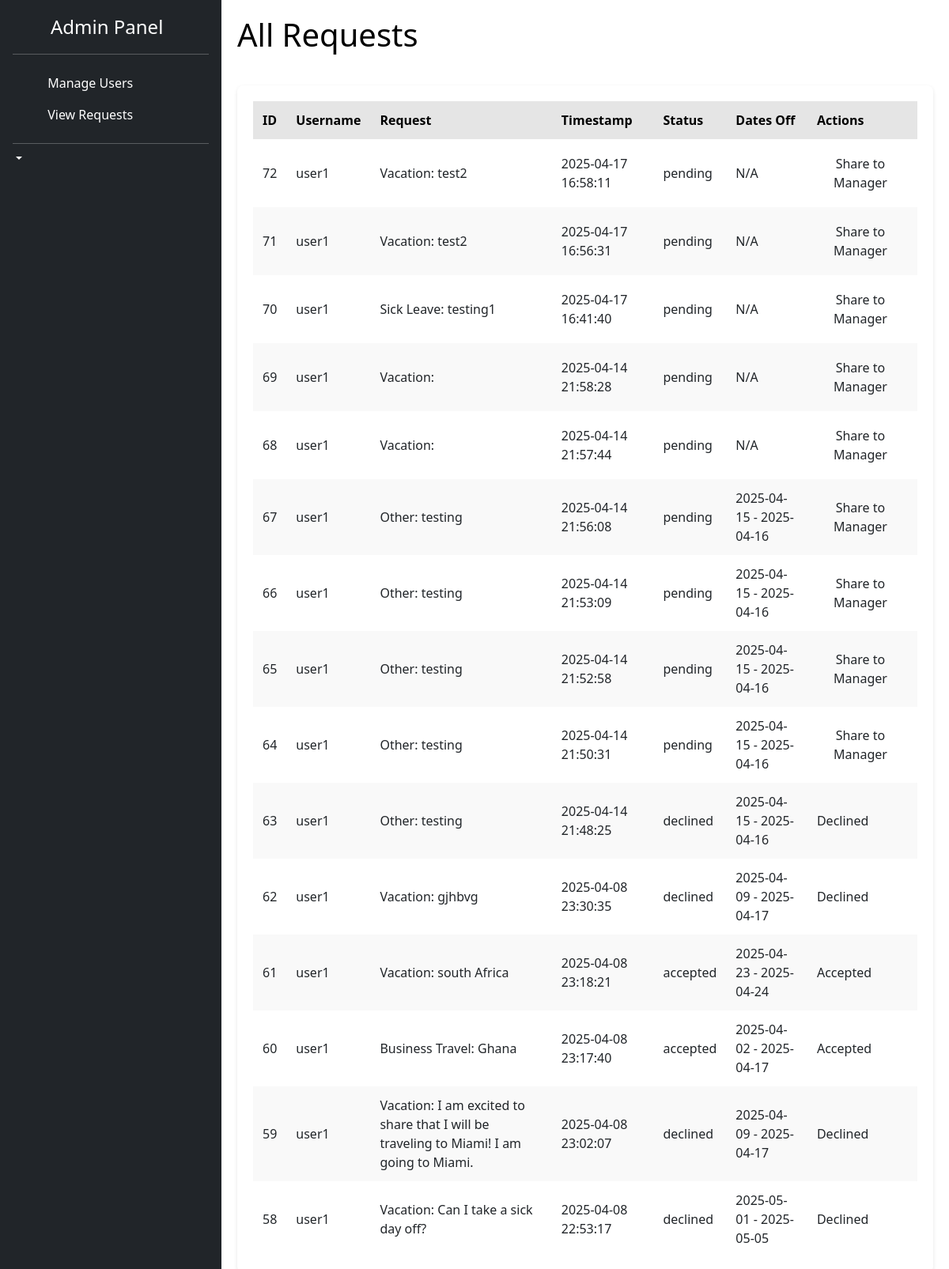
The app's page /admin_requests (signed in), older data.
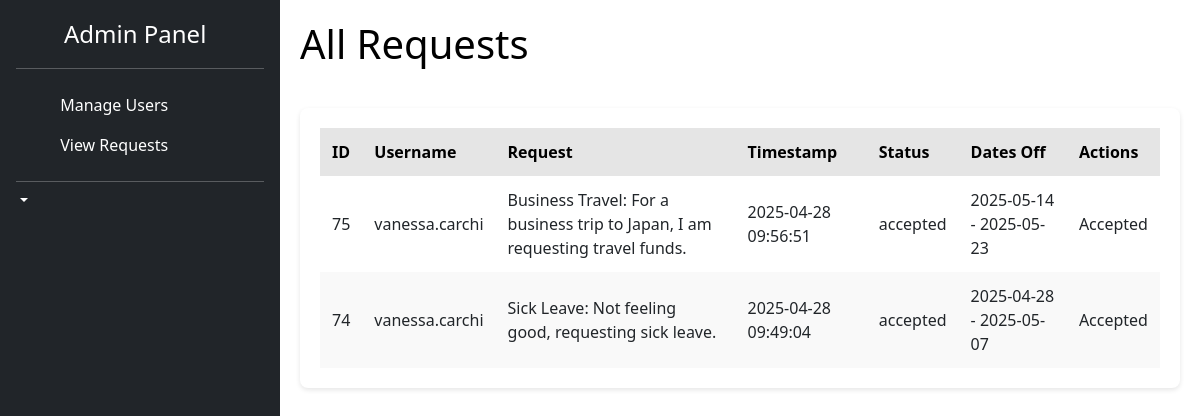
The same page, newer data.
### tables this page shows
CREATE TABLE requests (
    id INTEGER PRIMARY KEY AUTOINCREMENT,
    username TEXT NOT NULL,
    request TEXT NOT NULL,
    timestamp DATETIME DEFAULT CURRENT_TIMESTAMP
, status TEXT DEFAULT 'pending', user_id INTEGER, start_date TEXT, end_date TEXT);

### main.py (the view)
@app.route("/admin_requests")
def admin_requests():
    if "user" in session and session.get("role") == "admin":
        conn = sqlite3.connect("users.db")
        cursor = conn.cursor()
        cursor.execute("SELECT id, username, request, timestamp, status, start_date, end_date FROM requests ORDER BY timestamp DESC")
        all_requests = cursor.fetchall()
        conn.close()
        return render_template("HTML/admin_requests.html", requests=all_requests)
    return redirect(url_for("login"))

### templates/HTML/admin_requests.html (shortened to what this page needs)
<!DOCTYPE html>
<html lang="en">
<head>
  <link rel="stylesheet" href="{{ url_for('static', filename='CSS/sidebars.css') }}">
  <link rel="stylesheet" href="{{ url_for('static', filename='CSS/dashboard.css') }}">
  <link rel="stylesheet" href="{{ url_for('static', filename='CSS/admin_requests.css') }}">
  <link href="https://cdn.jsdelivr.net/npm/bootstrap@5.3.2/dist/css/bootstrap.min.css" rel="stylesheet">
  <link rel="stylesheet" href="https://cdn.jsdelivr.net/npm/flatpickr/dist/flatpickr.min.css">
  <link rel="stylesheet" href="https://cdn.jsdelivr.net/npm/@docsearch/css@3">
  <link href="../assets/dist/css/bootstrap.min.css" rel="stylesheet">
  <link rel="stylesheet" href="https://cdnjs.cloudflare.com/ajax/libs/bootstrap/5.1.3/css/bootstrap.min.css" />
  <link rel="stylesheet" href="https://cdnjs.cloudflare.com/ajax/libs/font-awesome/6.0.0/css/all.min.css" />
</head>
<body>
  <div class="app-container">
    <div class="sidebar flex-column flex-shrink-0 p-3 text-bg-dark" style="width: 280px;">
      <a href="/" class="d-flex align-items-center mb-3 mb-md-0 me-md-auto text-white text-decoration-none">
        <svg class="bi pe-none me-2" width="40" height="32"><use xlink:href="#bootstrap"/></svg>
        <span class="fs-4">Admin Panel</span>
      </a>
      <hr>
      <ul class="nav nav-pills flex-column mb-auto">
        <li class="nav-item">
          <a href="{{ url_for('admin_panel') }}" class="nav-link text-white" >
            <svg class="bi pe-none me-2" width="16" height="16"><use xlink:href="#"/></svg>
            Manage Users
          </a>
        </li>
        <li>
          <a href="{{ url_for('admin_requests') }}" class="nav-link text-white">
            <svg class="bi pe-none me-2" width="16" height="16"><use xlink:href="#"/></svg>
            View Requests
          </a>
        </li>
      </ul>
      <hr>
      <div class="dropdown">
        <a href="#" class="d-flex align-items-center text-white text-decoration-none dropdown-toggle" data-bs-toggle="dropdown" aria-expanded="false">
        </a>
      </div>
    </div>
  <div class="main-content">
    <header>
      <h1>All Requests</h1>
    </header>
    <div class="table-container">
      <table>
        <thead>
          <tr>
            <th>ID</th>
            <th>Username</th>
            <th>Request</th>
            <th>Timestamp</th>
            <th>Status</th>
            <th>Dates Off</th>
            <th>Actions</th>
          </tr>
        </thead>
        <tbody>
          {% for req in requests %}
          <tr>
            <td>{{ req[0] }}</td>
            <td>{{ req[1] }}</td>
            <td>{{ req[2] }}</td>
            <td>{{ req[3] }}</td>
            <td>{{ req[4] }}</td>
            <td>
              {% if req[5] and req[6] %}
                {{ req[5] }} - {{ req[6] }}
              {% else %}
                N/A
              {% endif %}
            </td>
            <td>
              {% if req[4] == 'pending' %}
                <a href="{{ url_for('share_request', request_id=req[0]) }}" class="btn btn-share">Share to Manager</a>
              {% else %}
                <span>{{ req[4] | capitalize }}</span>
              {% endif %}
            </td>
          </tr>
          {% endfor %}
        </tbody>
      </table>
    </div>
  </div>
</body>
</html>

### static/CSS/sidebars.css (style rules this page uses)
body { min-height: 100vh; min-height: -webkit-fill-available; }
html { height: -webkit-fill-available; }
.dropdown-toggle { outline: 0; }
.nav-link { display: flex; align-items: center; padding: 10px 15px; color: white; border-radius: 6px; transition: background-color 0.2s ease; }

### static/CSS/dashboard.css (style rules this page uses)
*,body { margin:0 }
* { padding:0;box-sizing:border-box }
body { font-family:Poppins,sans-serif; height:100vh; background:#f8f9fa; color:#000; }
.app-container { display: flex; height: 100vh; }
.main-content { flex:1; padding:20px; overflow-y:auto; }
.main-content h1 { margin-bottom:20px; }
.bi { vertical-align:-.125em; fill:currentColor }

### static/CSS/admin_requests.css (style rules this page uses)
body { background: #f0f2f5; font-family: "Poppins", sans-serif; }
.main-content { padding: 20px; }
header { display: flex; justify-content: space-between; align-items: center; margin-bottom: 20px; }
header h1 { color: black; }
.table-container { background: #fff; border-radius: 8px; padding: 20px; box-shadow: 0 2px 5px rgba(0,0,0,0.1); }
table { width: 100%; border-collapse: collapse; }
table th, table td { padding: 12px; text-align: left; }
table thead { background: #E5E5E5; color: black; }
table tbody tr:nth-child(even) { background: #f9f9f9; }

Row changes from the older to the newer data that the page shows:
removed requests: id "72", username "user1", request "Vacation: test2", timestamp "2025-04-17 16:58:11", status "pending", start_date "N/A"
removed requests: id "71", username "user1", request "Vacation: test2", timestamp "2025-04-17 16:56:31", status "pending", start_date "N/A"
removed requests: id "70", username "user1", request "Sick Leave: testing1", timestamp "2025-04-17 16:41:40", status "pending", start_date "N/A"
removed requests: id "69", username "user1", request "Vacation:", timestamp "2025-04-14 21:58:28", status "pending", start_date "N/A"
removed requests: id "68", username "user1", request "Vacation:", timestamp "2025-04-14 21:57:44", status "pending", start_date "N/A"
removed requests: id "67", username "user1", request "Other: testing", timestamp "2025-04-14 21:56:08", status "pending", start_date "2025-04-15", end_date "2025-04-16"
removed requests: id "66", username "user1", request "Other: testing", timestamp "2025-04-14 21:53:09", status "pending", start_date "2025-04-15", end_date "2025-04-16"
removed requests: id "65", username "user1", request "Other: testing", timestamp "2025-04-14 21:52:58", status "pending", start_date "2025-04-15", end_date "2025-04-16"
removed requests: id "64", username "user1", request "Other: testing", timestamp "2025-04-14 21:50:31", status "pending", start_date "2025-04-15", end_date "2025-04-16"
removed requests: id "63", username "user1", request "Other: testing", timestamp "2025-04-14 21:48:25", status "declined", start_date "2025-04-15", end_date "2025-04-16", status "Declined"
removed requests: id "62", username "user1", request "Vacation: gjhbvg", timestamp "2025-04-08 23:30:35", status "declined", start_date "2025-04-09", end_date "2025-04-17", status "Declined"
removed requests: id "61", username "user1", request "Vacation: south Africa", timestamp "2025-04-08 23:18:21", status "accepted", start_date "2025-04-23", end_date "2025-04-24", status "Accepted"
removed requests: id "60", username "user1", request "Business Travel: Ghana", timestamp "2025-04-08 23:17:40", status "accepted", start_date "2025-04-02", end_date "2025-04-17", status "Accepted"
removed requests: id "59", username "user1", request "Vacation: I am excited to share that I will be traveling to Miami! I am going to Miami.", timestamp "2025-04-08 23:02:07", status "declined", start_date "2025-04-09", end_date "2025-04-17", status "Declined"
removed requests: id "58", username "user1", request "Vacation: Can I take a sick day off?", timestamp "2025-04-08 22:53:17", status "declined", start_date "2025-05-01", end_date "2025-05-05", status "Declined"
added requests: id "75", username "vanessa.carchi", request "Business Travel: For a business trip to Japan, I am requesting travel funds.", timestamp "2025-04-28 09:56:51", status "accepted", start_date "2025-05-14", end_date "2025-05-23", status "Accepted"
added requests: id "74", username "vanessa.carchi", request "Sick Leave: Not feeling good, requesting sick leave.", timestamp "2025-04-28 09:49:04", status "accepted", start_date "2025-04-28", end_date "2025-05-07", status "Accepted"
